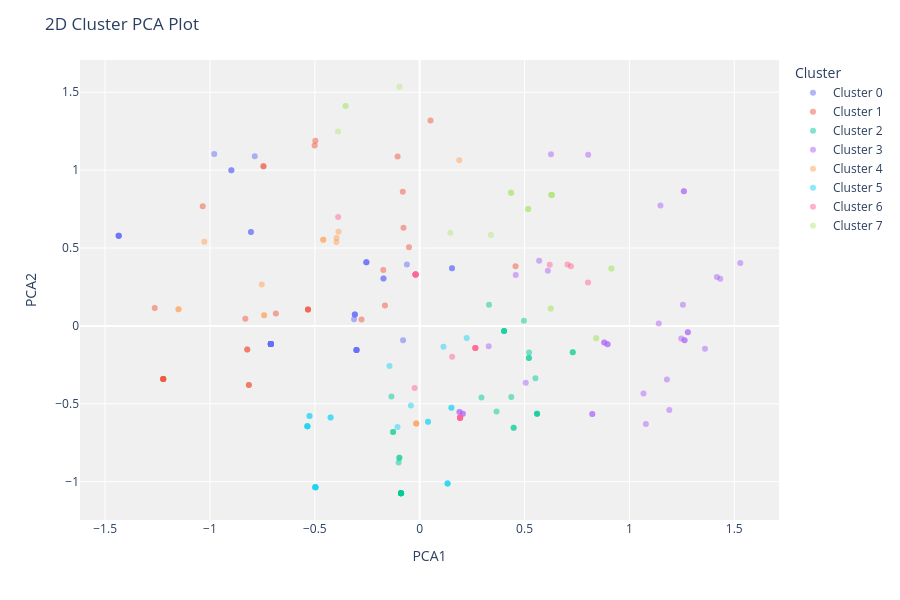

Write notebook code for a chart like this one.
### Code cell
plot_model(kmeans, plot='cluster')

### Figure 1 — Plotly figure (JSON) as saved in the notebook; plotly's stock layout.template omitted (floating-point values rounded to 4 significant figures)
{"data": [{"customdata": [["35-44"], ["35-44"], ["35-44"], ["35-44"], ["35-44"], ["35-44"], ["35-44"], ["35-44"], ["35-44"], ["35-44"], ["35-44"], ["35-44"], ["35-44"], ["35-44"], ["35-44"], ["35-44"], ["35-44"], ["35-44"], ["35-44"], ["35-44"], ["35-44"], ["35-44"], ["35-44"], ["35-44"], ["35-44"], ["35-44"], ["35-44"], ["35-44"], ["35-44"], ["35-44"], ["35-44"], ["35-44"], ["35-44"], ["35-44"], ["35-44"], ["35-44"], ["35-44"], ["35-44"], ["35-44"], ["35-44"], ["35-44"], ["35-44"]], "hovertemplate": "Cluster=Cluster 0<br>PCA1=%{x}<br>PCA2=%{y}<br>Feature=%{customdata[0]}<extra></extra>", "legendgroup": "Cluster 0", "marker": {"color": "#636efa", "opacity": 0.5, "symbol": "circle"}, "mode": "markers", "name": "Cluster 0", "orientation": "v", "showlegend": true, "textposition": "top center", "type": "scatter", "x": [-0.3014, 0.1541, -0.8981, -0.07927, -0.8981, -0.7098, -0.8047, -0.06108, -0.7098, -1.435, -0.3014, -0.2544, -0.1727, -0.1727, 0.1541, -0.8047, -0.3014, -0.7098, -0.3014, -0.9797, -0.7098, -1.435, -0.7098, -0.7098, -0.3092, -0.2544, -0.7098, -0.7098, -0.7098, -0.7098, -0.3092, -1.435, -0.7098, -0.2544, -0.7098, -0.3014, -0.3092, -0.3128, -0.7098, -0.7865, -0.7098, -1.435], "xaxis": "x", "y": [-0.1546, 0.3708, 0.9991, -0.09278, 0.9991, -0.1166, 0.6026, 0.3938, -0.1166, 0.5788, -0.1546, 0.4088, 0.3037, 0.3037, 0.3708, 0.6026, -0.1546, -0.1166, -0.1546, 1.104, -0.1166, 0.5788, -0.1166, -0.1166, 0.07344, 0.4088, -0.1166, -0.1166, -0.1166, -0.1166, 0.07344, 0.5788, -0.1166, 0.4088, -0.1166, -0.1546, 0.07344, 0.04227, -0.1166, 1.089, -0.1166, 0.5788], "yaxis": "y"}, {"customdata": [["45-54"], ["35-44"], ["45-54"], ["45-54"], ["45-54"], ["45-54"], ["35-44"], ["35-44"], ["<18"], ["unknown"], ["45-54"], ["45-54"], ["45-54"], ["35-44"], ["45-54"], ["45-54"], ["45-54"], ["45-54"], ["45-54"], ["45-54"], ["45-54"], ["35-44"], ["45-54"], ["45-54"], ["45-54"], ["unknown"], [">=65"], ["35-44"], ["45-54"]], "hovertemplate": "Cluster=Cluster 1<br>PCA1=%{x}<br>PCA2=%{y}<br>Feature=%{customdata[0]}<extra></extra>", "legendgroup": "Cluster 1", "marker": {"color": "#EF553B", "opacity": 0.5, "symbol": "circle"}, "mode": "markers", "name": "Cluster 1", "orientation": "v", "showlegend": true, "textposition": "top center", "type": "scatter", "x": [-1.223, -0.501, -0.8223, -1.223, -0.8145, -0.8145, -1.035, 0.05142, -0.0807, -1.263, -0.07725, -0.8313, -0.2773, -0.745, -1.223, -0.5327, -0.1735, -0.6857, 0.457, -0.5327, -0.5327, -0.745, -0.1657, -1.223, -1.223, -0.05113, -0.1053, -0.4974, -0.8223], "xaxis": "x", "y": [-0.3409, 1.158, -0.1509, -0.3409, -0.3789, -0.3789, 0.7688, 1.318, 0.8614, 0.1157, 0.6307, 0.04569, 0.04144, 1.025, -0.3409, 0.1053, 0.3595, 0.07943, 0.3833, 0.1053, 0.1053, 1.025, 0.1315, -0.3409, -0.3409, 0.5051, 1.088, 1.189, -0.1509], "yaxis": "y"}, {"customdata": [["45-54"], ["55-64"], ["55-64"], ["45-54"], ["45-54"], ["45-54"], ["45-54"], ["55-64"], ["45-54"], ["45-54"], ["45-54"], ["18-24"], ["45-54"], ["25-34"], ["45-54"], ["55-64"], ["45-54"], ["45-54"], ["45-54"], ["55-64"], ["45-54"], ["45-54"], ["45-54"], [">=65"], ["25-34"], ["45-54"], ["45-54"], ["45-54"], ["45-54"], ["45-54"], ["55-64"], ["45-54"], ["55-64"]], "hovertemplate": "Cluster=Cluster 2<br>PCA1=%{x}<br>PCA2=%{y}<br>Feature=%{customdata[0]}<extra></extra>", "legendgroup": "Cluster 2", "marker": {"color": "#00cc96", "opacity": 0.5, "symbol": "circle"}, "mode": "markers", "name": "Cluster 2", "orientation": "v", "showlegend": true, "textposition": "top center", "type": "scatter", "x": [0.4481, 0.4023, -0.127, -0.08909, 0.4481, -0.1005, -0.08909, 0.5217, -0.08909, -0.08909, -0.0969, 0.4971, 0.5597, 0.5208, 0.7298, -0.127, 0.5597, 0.5518, 0.7298, 0.4023, -0.08909, 0.3664, -0.08909, 0.3306, 0.5208, 0.2947, -0.08909, -0.0969, 0.5597, -0.08909, 0.4023, 0.4367, -0.1349], "xaxis": "x", "y": [-0.6539, -0.03339, -0.6817, -1.074, -0.6539, -0.8774, -1.074, -0.1713, -1.074, -1.074, -0.8462, 0.03336, -0.5638, -0.2059, -0.1697, -0.6817, -0.5638, -0.3358, -0.1697, -0.03339, -1.074, -0.5489, -1.074, 0.1367, -0.2059, -0.4596, -1.074, -0.8462, -0.5638, -1.074, -0.03339, -0.4571, -0.4537], "yaxis": "y"}, {"customdata": [["18-24"], ["18-24"], ["18-24"], ["25-34"], ["25-34"], ["18-24"], ["45-54"], ["45-54"], ["25-34"], ["35-44"], ["35-44"], ["25-34"], ["18-24"], ["35-44"], ["45-54"], ["25-34"], ["18-24"], ["25-34"], ["25-34"], ["25-34"], ["45-54"], ["18-24"], ["35-44"], ["45-54"], ["45-54"], ["45-54"], ["35-44"], ["45-54"], ["18-24"], ["25-34"], ["45-54"], ["35-44"], [">=65"], ["35-44"], ["25-34"]], "hovertemplate": "Cluster=Cluster 3<br>PCA1=%{x}<br>PCA2=%{y}<br>Feature=%{customdata[0]}<extra></extra>", "legendgroup": "Cluster 3", "marker": {"color": "#ab63fa", "opacity": 0.5, "symbol": "circle"}, "mode": "markers", "name": "Cluster 3", "orientation": "v", "showlegend": true, "textposition": "top center", "type": "scatter", "x": [0.1898, 0.8034, 0.88, 0.8959, 1.14, 1.417, 1.19, 1.179, 0.2058, 1.26, 0.4579, 1.433, 1.247, 0.3291, 0.8232, 1.263, 0.1898, 0.8959, 1.263, 0.2058, 0.8232, 0.88, 1.26, 1.067, 1.279, 1.079, 0.6109, 1.36, 1.529, 0.626, 1.279, 1.148, 0.5056, 0.5695, 1.255], "xaxis": "x", "y": [-0.5532, 1.099, -0.1069, -0.1182, 0.01476, 0.3134, -0.54, -0.3432, -0.5644, 0.8639, 0.3275, 0.3022, -0.08078, -0.1308, -0.5662, -0.09202, -0.5532, -0.1182, -0.09202, -0.5644, -0.5662, -0.1069, 0.8639, -0.4333, -0.04081, -0.6301, 0.3535, -0.1459, 0.4035, 1.103, -0.04081, 0.7738, -0.3649, 0.4176, 0.136], "yaxis": "y"}, {"customdata": [["25-34"], ["25-34"], ["35-44"], ["25-34"], ["25-34"], ["55-64"], [">=65"], ["25-34"], ["25-34"], ["25-34"], ["25-34"], ["25-34"], ["25-34"], ["25-34"], ["35-44"]], "hovertemplate": "Cluster=Cluster 4<br>PCA1=%{x}<br>PCA2=%{y}<br>Feature=%{customdata[0]}<extra></extra>", "legendgroup": "Cluster 4", "marker": {"color": "#FFA15A", "opacity": 0.5, "symbol": "circle"}, "mode": "markers", "name": "Cluster 4", "orientation": "v", "showlegend": true, "textposition": "top center", "type": "scatter", "x": [0.1888, -0.46, -0.3962, -1.15, -0.01637, -0.397, -0.387, -0.46, -0.7532, -0.01637, -0.01637, -1.15, -0.7417, -0.7417, -1.027], "xaxis": "x", "y": [1.064, 0.5534, 0.5646, 0.1071, -0.6262, 0.539, 0.604, 0.5534, 0.266, -0.6262, -0.6262, 0.1071, 0.06912, 0.06912, 0.5408], "yaxis": "y"}, {"customdata": [[">=65"], ["45-54"], ["45-54"], ["45-54"], ["45-54"], ["45-54"], ["45-54"], ["25-34"], ["45-54"], ["45-54"], ["45-54"], ["55-64"], ["45-54"], ["45-54"], ["55-64"], [">=65"], ["45-54"], ["55-64"], ["45-54"], ["45-54"], ["55-64"], ["25-34"], ["45-54"], ["25-34"], ["55-64"], ["55-64"]], "hovertemplate": "Cluster=Cluster 5<br>PCA1=%{x}<br>PCA2=%{y}<br>Feature=%{customdata[0]}<extra></extra>", "legendgroup": "Cluster 5", "marker": {"color": "#19d3f3", "opacity": 0.5, "symbol": "circle"}, "mode": "markers", "name": "Cluster 5", "orientation": "v", "showlegend": true, "textposition": "top center", "type": "scatter", "x": [-0.5255, 0.1512, 0.133, 0.133, -0.4975, 0.03964, -0.106, 0.224, -0.4975, 0.133, 0.1512, -0.5355, -0.4975, -0.04205, -0.1439, -0.5255, -0.4975, -0.5355, 0.03964, -0.4975, -0.5355, -0.4248, -0.4975, -0.4248, -0.5355, 0.1133], "xaxis": "x", "y": [-0.5787, -0.5259, -1.012, -1.012, -1.036, -0.6159, -0.6497, -0.07784, -1.036, -1.012, -0.5259, -0.6438, -1.036, -0.5109, -0.2572, -0.5787, -1.036, -0.6438, -0.6159, -1.036, -0.6438, -0.5882, -1.036, -0.5882, -0.6438, -0.1334], "yaxis": "y"}, {"customdata": [["45-54"], ["45-54"], ["35-44"], ["35-44"], ["25-34"], ["35-44"], ["18-24"], ["45-54"], ["45-54"], ["25-34"], ["25-34"], ["35-44"], ["25-34"], ["45-54"], ["55-64"], ["45-54"], ["45-54"], ["35-44"], ["25-34"], ["25-34"], ["35-44"], [">=65"], ["35-44"], ["35-44"], ["25-34"]], "hovertemplate": "Cluster=Cluster 6<br>PCA1=%{x}<br>PCA2=%{y}<br>Feature=%{customdata[0]}<extra></extra>", "legendgroup": "Cluster 6", "marker": {"color": "#FF6692", "opacity": 0.5, "symbol": "circle"}, "mode": "markers", "name": "Cluster 6", "orientation": "v", "showlegend": true, "textposition": "top center", "type": "scatter", "x": [0.1927, 0.1927, -0.01964, -0.389, 0.2654, -0.01964, 0.7049, 0.1927, 0.1927, 0.2654, 0.2654, -0.01964, 0.2654, 0.1927, 0.1547, 0.1927, 0.1927, -0.01964, -0.02417, 0.7209, -0.01964, 0.6201, -0.01964, -0.01964, 0.8025], "xaxis": "x", "y": [-0.59, -0.59, 0.3297, 0.699, -0.142, 0.3297, 0.3946, -0.59, -0.59, -0.142, -0.142, 0.3297, -0.142, -0.59, -0.1975, -0.59, -0.59, 0.3297, -0.3982, 0.3834, 0.3297, 0.3929, 0.3297, 0.3297, 0.2783], "yaxis": "y"}, {"customdata": [["35-44"], ["35-44"], ["35-44"], ["35-44"], ["35-44"], ["25-34"], ["45-54"], ["35-44"], ["35-44"], ["25-34"], ["35-44"], ["35-44"], ["35-44"], ["35-44"], ["35-44"], ["25-34"], ["35-44"], ["45-54"], ["35-44"], ["35-44"], ["35-44"], ["25-34"], ["35-44"], ["35-44"]], "hovertemplate": "Cluster=Cluster 7<br>PCA1=%{x}<br>PCA2=%{y}<br>Feature=%{customdata[0]}<extra></extra>", "legendgroup": "Cluster 7", "marker": {"color": "#B6E880", "opacity": 0.5, "symbol": "circle"}, "mode": "markers", "name": "Cluster 7", "orientation": "v", "showlegend": true, "textposition": "top center", "type": "scatter", "x": [0.4358, -0.09628, 0.1463, 0.4358, -0.3894, 0.9141, 0.8414, -0.3535, 0.4358, 0.6246, 0.6291, 0.3395, 0.6291, 0.5175, 0.6291, 0.9141, 0.6291, 0.8414, 0.6291, 0.5175, -0.3535, 0.6246, 0.6291, 0.5175], "xaxis": "x", "y": [0.855, 1.535, 0.5988, 0.855, 1.248, 0.3684, -0.0796, 1.412, 0.855, 0.1122, 0.8401, 0.5838, 0.8401, 0.75, 0.8401, 0.3684, 0.8401, -0.0796, 0.8401, 0.75, 1.412, 0.1122, 0.8401, 0.75], "yaxis": "y"}], "layout": {"height": 600, "legend": {"title": {"text": "Cluster"}, "tracegroupgap": 0}, "margin": {"t": 60}, "plot_bgcolor": "rgb(240,240,240)", "title": {"text": "2D Cluster PCA Plot"}, "xaxis": {"anchor": "y", "domain": [0, 1], "title": {"text": "PCA1"}}, "yaxis": {"anchor": "x", "domain": [0, 1], "title": {"text": "PCA2"}}}}
